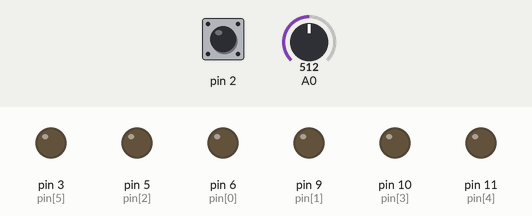
Simulated run of this sketch. Board: Arduino Uno, built with avr-gcc and run on an emulated ATmega328P. Parts: output pins drawn as LEDs (lit = HIGH). Inputs (shaded band) come from the test bench; at power-on: pin 2 HIGH, A0 = 512.

Above: at 1.2 s.
1.3 s: pin 2 pulled LOW for 0.15 s
At 2.4 s:
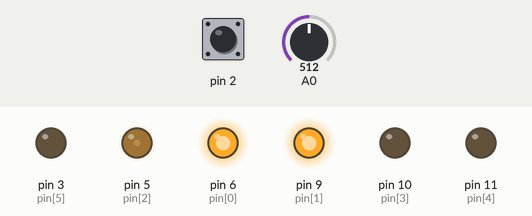
At 3.4 s:
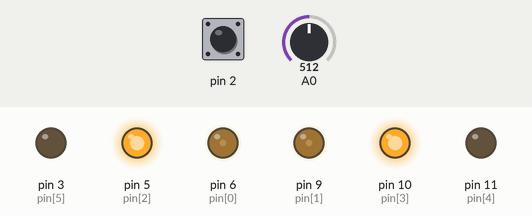
4.4 s: A0 set to 122
7.4 s: A0 set to 511
At 8.5 s:
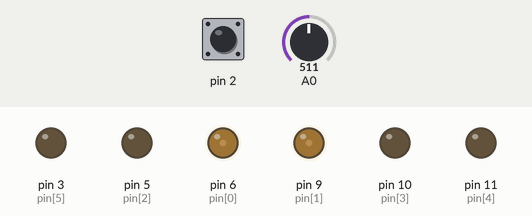
10.4 s: A0 set to 306
Timing chart, 0 to 14.4 s (numbered marks = the images above; inputs shaded):
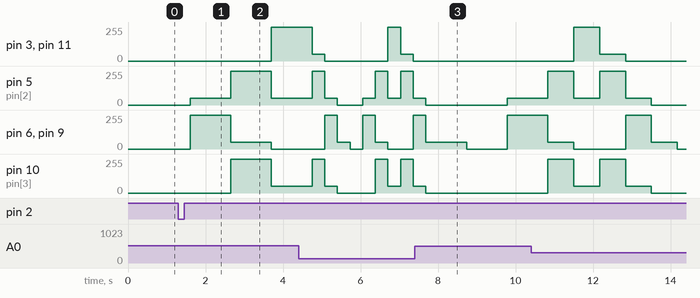

The sketch:

ARRAY.ino
```cpp
int pot = 0;
boolean a = 0;
int pin[6] = {6,9,5,10,11,3};

void setup(){

  for(byte b = 0; b <6; b++){
  pinMode( pin[b], OUTPUT);
  }

  pinMode(2, INPUT_PULLUP);
}

void loop(){

      pot = map (analogRead(A0), 0, 1023, 100, 2000);

      if(digitalRead(2) == LOW){
      a = !a;
      delay(300);
      }

    if( a == 1){
for(int x=0; x<6;x=x+2){
  digitalWrite(pin[x], HIGH);
  digitalWrite(pin[x+1], HIGH);
  analogWrite (pin[x-1],50);
  analogWrite (pin[x-2],50);
  digitalWrite(pin[x-3], LOW);
  digitalWrite(pin[x-4], LOW);
  pot = map (analogRead(A0), 0, 1023, 100, 2000);
  delay(pot);
}
for(int x=5; x>=0;x=x-2){
  analogWrite(pin[x-1],50);
  analogWrite(pin[x],50);
  digitalWrite(pin[x-2],HIGH);
  digitalWrite(pin[x-3],HIGH);
  digitalWrite(pin[x+2],LOW);
  digitalWrite(pin[x+1],LOW);
  pot = map (analogRead(A0), 0, 1023, 100, 2000);
  delay(pot);
  }
  digitalWrite(pin[0],LOW);
  digitalWrite(pin[1],LOW);
  pot = map (analogRead(A0), 0, 1023, 100, 2000);
  delay(pot);


}
}
```

Measured:
- after the input at 1.3 s, pin 3 (pin[5]), pin 11 (pin[4]): 0/255 → 255/255 after 2.4 s; pin 5 (pin[2]): 0/255 → 50/255 after 0.30 s, → 255/255 1.1 s later, → 50/255 1.1 s later; pin 6 (pin[0]), pin 9 (pin[1]): 0/255 → 255/255 after 0.30 s, → 50/255 1.1 s later, → 0/255 1.1 s later; pin 10 (pin[3]): 0/255 → 255/255 after 1.4 s, → 50/255 1.1 s later
- after the input at 7.4 s, pin 3 (pin[5]), pin 11 (pin[4]): stays 0/255 (without the input it goes to 255/255 after 1.6 s); pin 10 (pin[3]): goes on until 7.7 s, then stays 0/255
